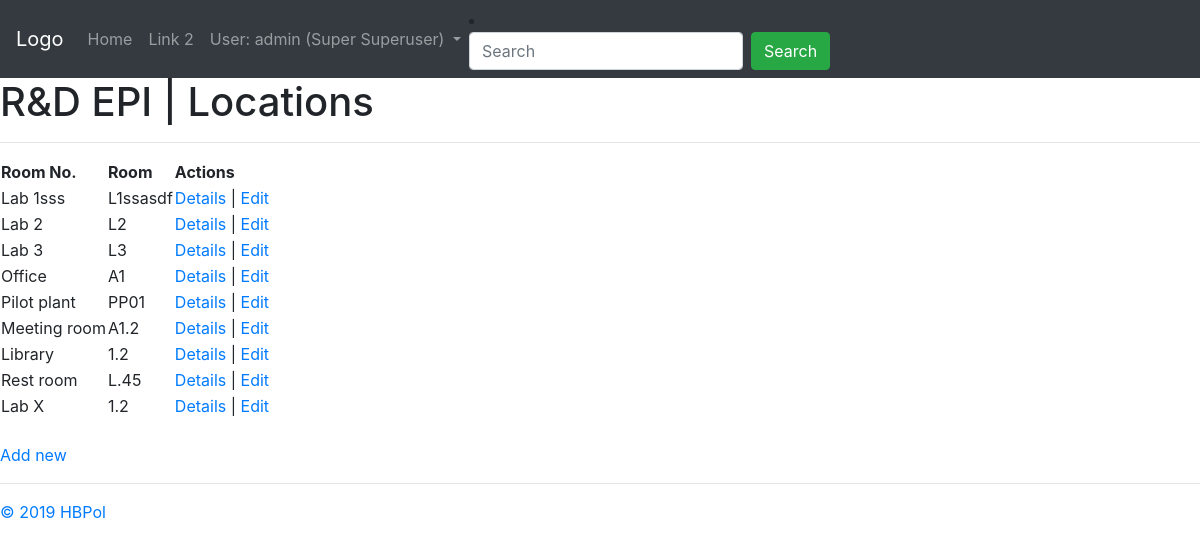
The page /coreapp/location/ (signed in) on the database its author committed.
### coreapp/models.py (models this page shows, shortened)
class User (AbstractUser):
    date_left = models.DateField(null=True, blank=True)
    def __str__(self):
        return self.get_full_name()

class Location(models.Model):
    name = models.CharField("Room", max_length=16, null=True, blank=True)
    room_num = models.CharField("Room number", max_length=16, null=True, blank=True)

### coreapp/views.py (the view)
# urls.py: path('location/', views.location_list, name='location-list'),
@login_required
def location_list(request):
    locations = Location.objects.all()
    context = {'locations': locations, 'page_title': 'R&D EPI | Locations'}
    return render(request, 'coreapp/location_list.html', context)

### coreapp/templates/coreapp/location_list.html
{% extends 'coreapp/base_generic.html' %}
{% block content %}
	<h1>{{ page_title }}</h1>
	<hr>
	<table>
		<thead>
			<th>Room No.</th>
			<th>Room</th>
			<th>Actions</th>
		</thead>
		{% for location in locations %}
		<tr>
			<td>{{ location.name }}</td>
			<td>{{ location.room_num }}</td>
			<td><a href="{% url 'location-detail' location.id %}">Details</a> | <a href="{% url 'location-edit' location.id %}">Edit</a></td>
		</tr>
		{% endfor %}
	</table>
	<br>
	<a href="{% url 'location-create' %}">Add new</a>
{% endblock %}

### coreapp/templates/coreapp/base_generic.html (shortened to what this page needs)
<!DOCTYPE html>
<html>
<head>
	<link rel="stylesheet" href="https://stackpath.bootstrapcdn.com/bootstrap/4.3.1/css/bootstrap.min.css">
</head>
<body>
	<nav class="navbar navbar-expand-sm bg-dark navbar-dark">
		<a class="navbar-brand" href="#">Logo</a>
		<ul class="navbar-nav">
			<li class="nav-item">
				<a class="nav-link" href="{% url 'home' %}">Home</a>
			</li>
			<li class="nav-item">
				<a class="nav-link" href="#">Link 2</a>
			</li>
			<li class="nav-item dropdown">
			<a class="nav-link dropdown-toggle" href="#" id="navbardrop" data-toggle="dropdown">
				{% if user.is_authenticated %}
					User: {{ user.username }} ({{ user }})
				{% endif %}
			</a>
			</li>
		</ul>
		<li class="nav-item">
			<form class="form-inline" action="">
				<input class="form-control mr-sm-2" type="text" placeholder="Search">
				<button class="btn btn-success" type="submit">Search</button>
			</form>
		</li>
	</nav>
	{% block content %}
	{% endblock %}
	{% block footer %}
	<hr>
	<a href="https://github.com/HBPol">&copy; 2019 HBPol</a>
	{% endblock %}
</body>
</html>

### rows shown on the page
User: username "admin", first_name+last_name "Super Superuser"
Location: name "Lab 1sss", room_num "L1ssasdf"
Location: name "Lab 2", room_num "L2"
Location: name "Lab 3", room_num "L3"
Location: name "Office", room_num "A1"
Location: name "Pilot plant", room_num "PP01"
Location: name "Meeting room", room_num "A1.2"
Location: name "Library", room_num "1.2"
Location: name "Rest room", room_num "L.45"
Location: name "Lab X", room_num "1.2"

### other values the page prints
{{ page_title }} "R&D EPI | Locations"
